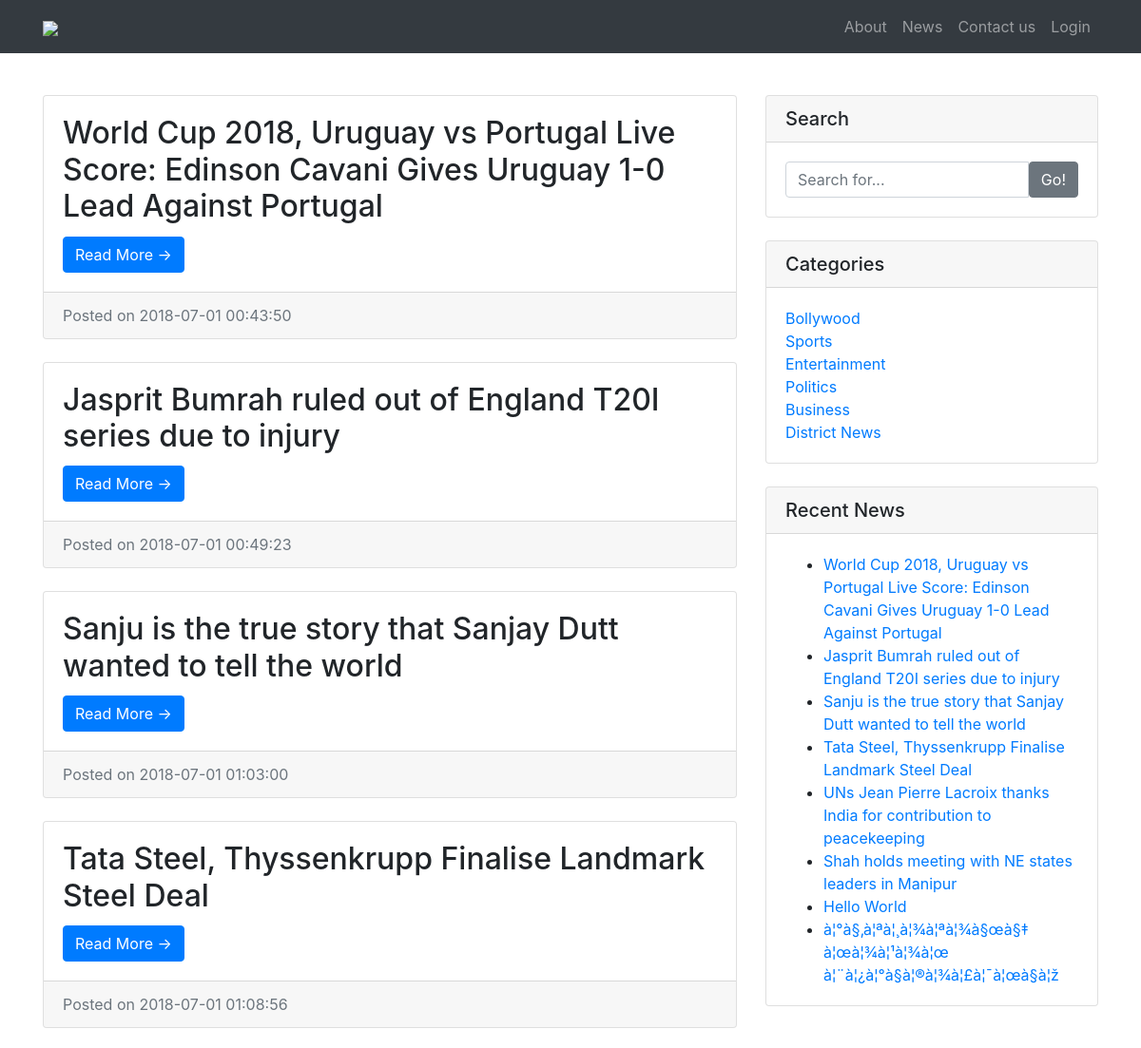
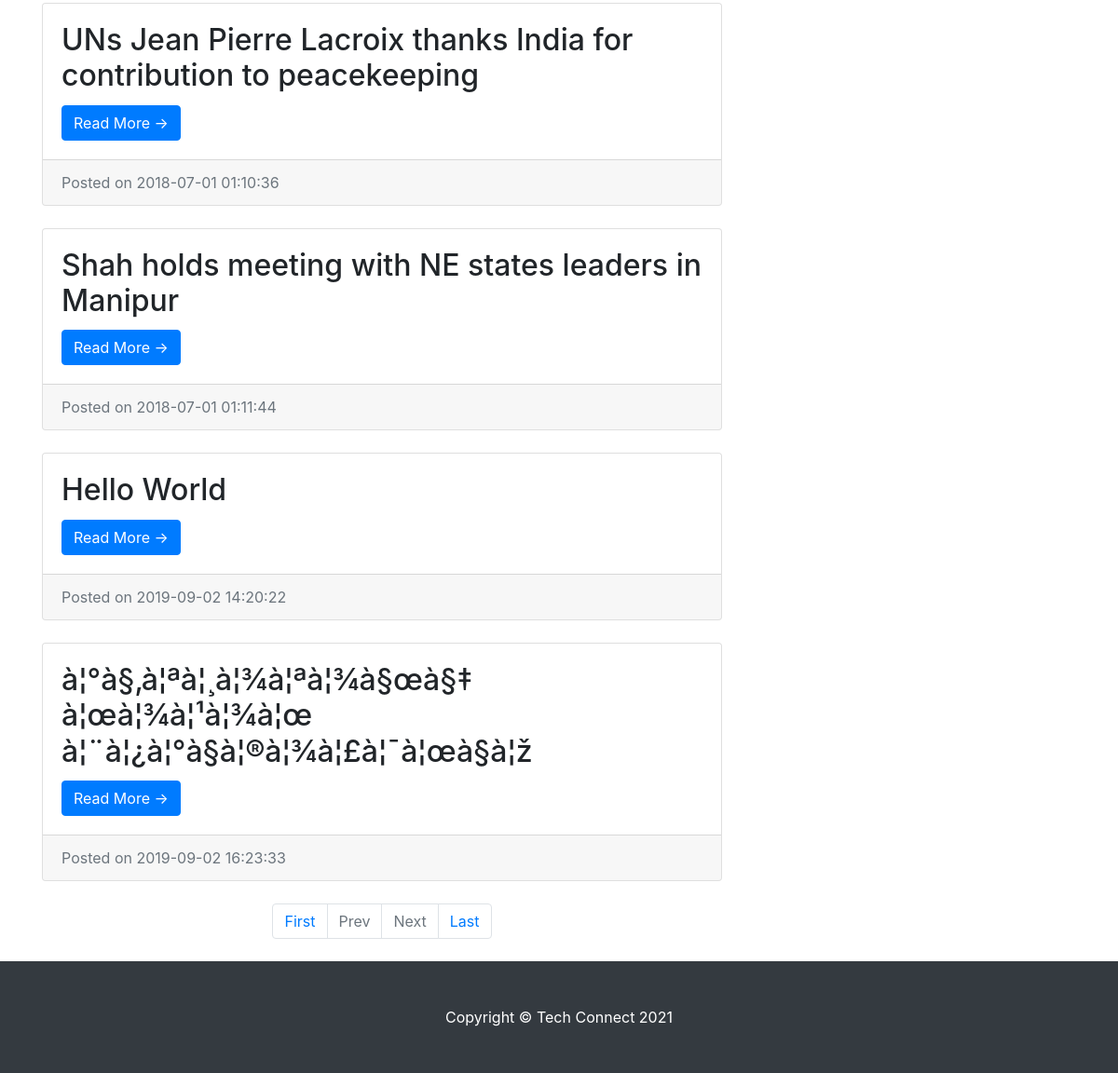
Screenshot of /search.php with the database file from the repository (2 pictures, top to bottom).
### tables this page shows
CREATE TABLE `tblposts` (
  `id` int(11) NOT NULL AUTO_INCREMENT,
  `PostTitle` longtext,
  `CategoryId` int(11) DEFAULT NULL,
  `SubCategoryId` int(11) DEFAULT NULL,
  `PostDetails` longtext,
  `PostingDate` timestamp NULL DEFAULT CURRENT_TIMESTAMP,
  `UpdationDate` timestamp NULL DEFAULT NULL ON UPDATE CURRENT_TIMESTAMP,
  `Is_Active` int(1) NOT NULL,
  `PostUrl` mediumtext,
  `PostImage` varchar(255) DEFAULT NULL,
  PRIMARY KEY (`id`)
);

CREATE TABLE `tblcategory` (
  `id` int(11) NOT NULL AUTO_INCREMENT,
  `CategoryName` varchar(200) NOT NULL,
  `Description` mediumtext NOT NULL,
  `PostingDate` timestamp NULL DEFAULT CURRENT_TIMESTAMP,
  `UpdationDate` timestamp NULL DEFAULT CURRENT_TIMESTAMP ON UPDATE CURRENT_TIMESTAMP,
  `Is_Active` varchar(1) DEFAULT NULL,
  PRIMARY KEY (`id`)
);

### search.php (the view, shortened to what this page needs)
<?php
include('includes/config.php');
    ?>
<!DOCTYPE html>
<html lang="en">
  <head>
    <link href="vendor/bootstrap/css/bootstrap.min.css" rel="stylesheet">
    <link href="css/modern-business.css" rel="stylesheet">
  </head>
  <body>
   <?php include('includes/header.php');?>
    <div class="container">
      <div class="row" style="margin-top: 4%">
        <div class="col-md-8">
<?php
     if (isset($_GET['pageno'])) {
            $pageno = $_GET['pageno'];
        } else {
            $pageno = 1;
        }
        $no_of_records_per_page = 8;
        $offset = ($pageno-1) * $no_of_records_per_page;
        $total_pages_sql = "SELECT COUNT(*) FROM tblposts";
        $result = mysqli_query($con,$total_pages_sql);
        $total_rows = mysqli_fetch_array($result)[0];
        $total_pages = ceil($total_rows / $no_of_records_per_page);
$query=mysqli_query($con,"select tblposts.id as pid,tblposts.PostTitle as posttitle,tblcategory.CategoryName as category,tblsubcategory.Subcategory as subcategory,tblposts.PostDetails as postdetails,tblposts.PostingDate as postingdate,tblposts.PostUrl as url from tblposts left join tblcategory on tblcategory.id=tblposts.CategoryId left join  tblsubcategory on  tblsubcategory.SubCategoryId=tblposts.SubCategoryId where tblposts.PostTitle like '%$st%' LIMIT $offset, $no_of_records_per_page");
$rowcount=mysqli_num_rows($query);
if($rowcount==0)
{
echo "No record found";
}
else {
while ($row=mysqli_fetch_array($query)) {
?>
          <div class="card mb-4">
            <div class="card-body">
              <h2 class="card-title"><?php echo htmlentities($row['posttitle']);?></h2>
              <a href="news-details.php?nid=<?php echo htmlentities($row['pid'])?>" class="btn btn-primary">Read More &rarr;</a>
            </div>
            <div class="card-footer text-muted">
              Posted on <?php echo htmlentities($row['postingdate']);?>
            </div>
          </div>
<?php } ?>
    <ul class="pagination justify-content-center mb-4">
        <li class="page-item"><a href="?pageno=1"  class="page-link">First</a></li>
        <li class="<?php if($pageno <= 1){ echo 'disabled'; } ?> page-item">
            <a href="<?php if($pageno <= 1){ echo '#'; } else { echo "?pageno=".($pageno - 1); } ?>" class="page-link">Prev</a>
        </li>
        <li class="<?php if($pageno >= $total_pages){ echo 'disabled'; } ?> page-item">
            <a href="<?php if($pageno >= $total_pages){ echo '#'; } else { echo "?pageno=".($pageno + 1); } ?> " class="page-link">Next</a>
        </li>
        <li class="page-item"><a href="?pageno=<?php echo $total_pages; ?>" class="page-link">Last</a></li>
    </ul>
<?php } ?>
        </div>
      <?php include('includes/sidebar.php');?>
      </div>
      <?php include('includes/footer.php');?>
</head>
  </body>
</html>

### includes/sidebar.php
  <div class="col-md-4">
          <div class="card mb-4">
            <h5 class="card-header">Search</h5>
            <div class="card-body">
                   <form name="search" action="search.php" method="post">
              <div class="input-group">
        <input type="text" name="searchtitle" class="form-control" placeholder="Search for..." required>
                <span class="input-group-btn">
                  <button class="btn btn-secondary" type="submit">Go!</button>
                </span>
              </form>
              </div>
            </div>
          </div>
          <div class="card my-4">
            <h5 class="card-header">Categories</h5>
            <div class="card-body">
              <div class="row">
                <div class="col-lg-6">
                  <ul class="list-unstyled mb-0">
<?php $query=mysqli_query($con,"select id,CategoryName from tblcategory");
while($row=mysqli_fetch_array($query))
{
?>
                    <li>
                      <a href="category.php?catid=<?php echo htmlentities($row['id'])?>"><?php echo htmlentities($row['CategoryName']);?></a>
                    </li>
<?php } ?>
                  </ul>
                </div>
              </div>
            </div>
          </div>
          <div class="card my-4">
            <h5 class="card-header">Recent News</h5>
            <div class="card-body">
                      <ul class="mb-0">
<?php
$query=mysqli_query($con,"select tblposts.id as pid,tblposts.PostTitle as posttitle from tblposts left join tblcategory on tblcategory.id=tblposts.CategoryId left join  tblsubcategory on  tblsubcategory.SubCategoryId=tblposts.SubCategoryId limit 8");
while ($row=mysqli_fetch_array($query)) {
?>
  <li>
                      <a href="news-details.php?nid=<?php echo htmlentities($row['pid'])?>"><?php echo htmlentities($row['posttitle']);?></a>
                    </li>
            <?php } ?>
          </ul>
            </div>
          </div>
        </div>

### css/modern-business.css (style rules this page uses)
body { padding-top: 54px; }
@media (min-width: 992px) { body { padding-top: 56px; } }

### rows the page displays
tblposts: PostTitle "World Cup 2018, Uruguay vs Portugal Live Score: Edinson Cavani Gives Uruguay 1-0 Lead Against Portugal", PostingDate "2018-07-01 00:43:50"
tblposts: PostTitle "Jasprit Bumrah ruled out of England T20I series due to injury", PostingDate "2018-07-01 00:49:23"
tblposts: PostTitle "Sanju is the true story that Sanjay Dutt wanted to tell the world", PostingDate "2018-07-01 01:03:00"
tblposts: PostTitle "Tata Steel, Thyssenkrupp Finalise Landmark Steel Deal", PostingDate "2018-07-01 01:08:56"
tblposts: PostTitle "UNs Jean Pierre Lacroix thanks India for contribution to peacekeeping", PostingDate "2018-07-01 01:10:36"
tblposts: PostTitle "Shah holds meeting with NE states leaders in Manipur", PostingDate "2018-07-01 01:11:44"
tblposts: PostTitle "Hello World", PostingDate "2019-09-02 14:20:22"
tblposts: PostTitle "à¦°à§‚à¦ªà¦¸à¦¾à¦ªà¦¾à§œà§‡ à¦œà¦¾à¦¹à¦¾à¦œ à¦¨à¦¿à¦°à§à¦®à¦¾à¦£à¦¯à¦œà§à¦ž", PostingDate "2019-09-02 16:23:33"
tblcategory: CategoryName "Bollywood"
tblcategory: CategoryName "Sports"
tblcategory: CategoryName "Entertainment"
tblcategory: CategoryName "Politics"
tblcategory: CategoryName "Business"
tblcategory: CategoryName "District News"
